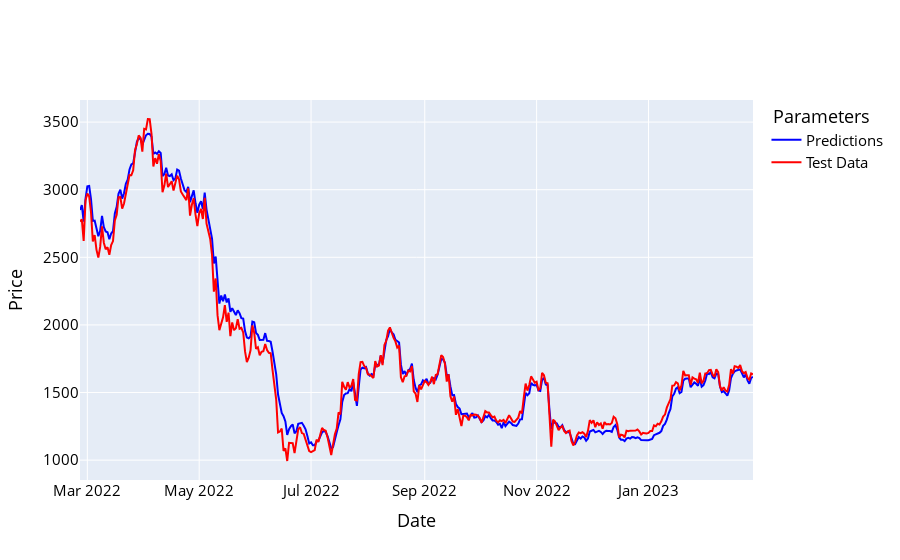

The notebook cell this image was saved under:
### Code cell
names = cycle(['Predictions', 'Test Data'])

fig = go.Figure()
fig.add_trace(go.Scatter(x=y_test_df.index, y=y_pred_df['Adj Close'], name='Predictions',
                         line=dict(width=2, color='blue')))
fig.add_trace(go.Scatter(x=y_test_df.index, y=y_test_df['Adj Close'], name='Test Data',
                         line=dict(width=2, color='red')))
fig.update_layout(xaxis_title='Date', yaxis_title='Price',
                  font_size=15, font_color='black', legend_title_text=' Parameters')
fig.show()

### Figure 1 — Plotly figure (JSON) as saved in the notebook; plotly's stock layout.template omitted (floating-point values rounded to 4 significant figures; data arrays with more than 128 entries replaced by an {"elided": "..."} marker saying what was removed)
{"data": [{"line": {"color": "blue", "width": 2}, "name": "Predictions", "type": "scatter", "x": {"elided": "368 str values"}, "y": {"elided": "368 float values"}}, {"line": {"color": "red", "width": 2}, "name": "Test Data", "type": "scatter", "x": {"elided": "368 str values"}, "y": {"elided": "368 float values"}}], "layout": {"font": {"color": "black", "size": 15}, "legend": {"title": {"text": " Parameters"}}, "xaxis": {"title": {"text": "Date"}}, "yaxis": {"title": {"text": "Price"}}}}
